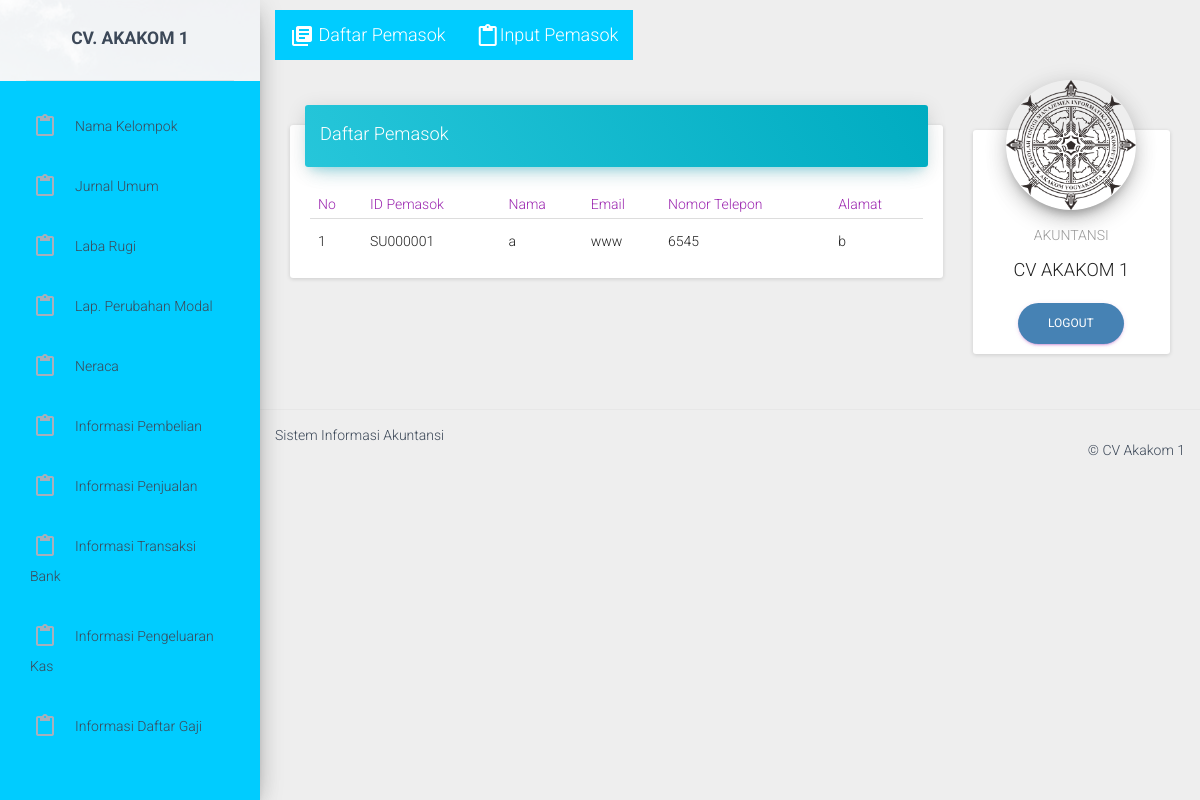
The page /user/pemasok_t.php (signed in) on the database its author committed.
### tables this page shows
CREATE TABLE `pemasok` (
  `id_pemasok` varchar(8) NOT NULL,
  `email` varchar(25) NOT NULL,
  `nm_pemasok` varchar(35) NOT NULL,
  `no_telp` char(14) NOT NULL,
  `alamat` text NOT NULL
);

### user/pemasok_t.php (the view, shortened to what this page needs)
<!doctype html>
<html lang="en">
<?php
include "koneksi.php";
?>
<head>
    <link href="../assets/css/bootstrap.min.css" rel="stylesheet" />
    <link href="../assets/css/material-dashboard.css?v=1.2.0" rel="stylesheet" />
    <link href="../assets/css/demo.css" rel="stylesheet" />
    <link href="http://maxcdn.bootstrapcdn.com/font-awesome/latest/css/font-awesome.min.css" rel="stylesheet">
</head>
<body>
    <div class="wrapper">
        <div class="main-panel">
            <nav class="navbar navbar-transparent navbar-absolute">
                <div class="container-fluid">
                      <div class="navbar-header">
                        <a class="navbar-brand" href="pemasok_t.php"><i class="material-icons">library_books</i> Daftar Pemasok</a>
                        <a class="navbar-brand" href="pemasok_i.php"> <i class="material-icons">content_paste</i>Input Pemasok</a>
                    </div>
                </div>
            </nav>
            <div class="content">
                <div class="container-fluid">
                    <div class="row">
                        <div class="col-md-9">
                            <div class="card">
                                <div class="card-header" data-background-color="blue">
                                   <h4 class="title">Daftar Pemasok</h4>
                                </div>
                                <?php
                                        $sql_cek="select * from pemasok ORDER BY id_pemasok ASC";
                                        $query_cek = $koneksidb->query($sql_cek);
                                        $result_cek = $query_cek->num_rows;
                                        if($result_cek=='0'){
                                        echo "<center>Maaf Data Yang anda cari tidak ada <br> Silahkan Masukkan Data Terlebih Dahulu</center>";
                                         }
                                         else{
                                ?>
                                <div class="card-content table-responsive">
                                    <table class="table table-hover">
                                        <thead class="text-primary">
                                            <th>No</th>
                                            <th>ID Pemasok</th>
                                            <th>Nama</th>
                                            <th>Email</th>
                                            <th>Nomor Telepon</th>
                                            <th>Alamat</th>
                                        </thead>
                                        <tbody>
                                    <?php
                                        $no=0;
                                         while ($data = $query_cek->fetch_array()) {
                                            $no ++;
                                    ?>
                                            <tr>
                                                <td><?php echo $no; ?></td>
                                                <td><?php echo $data['id_pemasok']; ?></td>
                                                <td><?php echo $data['nm_pemasok']; ?></td>
                                                <td><?php echo $data['email']; ?></td>
                                                <td><?php echo $data['no_telp']; ?></td>
                                                <td><?php echo $data['alamat']; ?></td>
                                            </tr>
                                    <?php
                                         }
                                        }
                                    ?>
                                        </tbody>
                                    </table>
                                </div>
                            </div>
                        </div>
                        <div class="col-md-3">
                            <div class="card card-profile">
                                <div class="card-avatar">
                                    <a href="#pablo">
                                        <img class="img" src="../assets/img/faces/marc.png" />
                                    </a>
                                </div>
                                <div class="content">
                                    <h6 class="category text-gray"> <?php echo $_SESSION['username']; ?> </h6>
                                    <h4 class="card-title">CV AKAKOM 1</h4>
                                    <a href="logout.php" class="btn btn-primary btn-round">Logout</a>
                                </div>
                            </div>
                        </div>
                    </div>
                </div>
            </div>
            <footer class="footer">
                <div class="container-fluid">
                    <nav class="pull-left">
                             Sistem Informasi Akuntansi
                    </nav>
                    <p class="copyright pull-right">
                        &copy;
                      CV Akakom 1
                    </p>
                </div>
            </footer>
        </div>
    </div>
</body>
</html>

### rows shown on the page
pemasok: id_pemasok "SU000001", nm_pemasok "a", email "www", no_telp "6545", alamat "b"

### other values the page prints
$_SESSION['username'] "AKUNTANSI"
